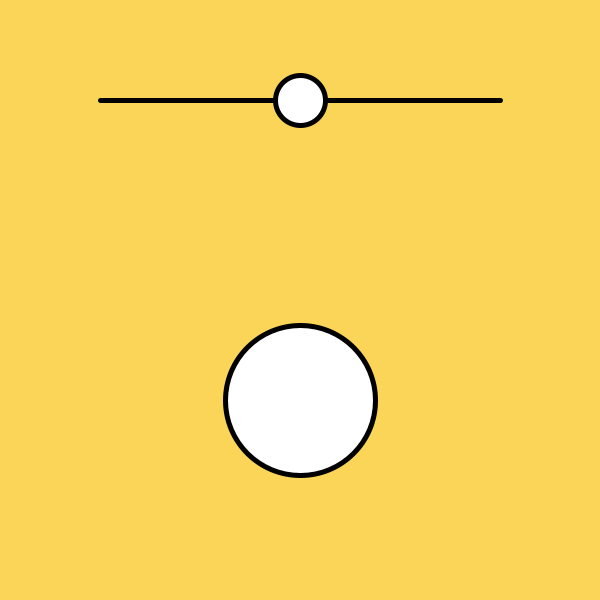
Frame 1 (no input)
Frame 60 (the mouse pressed at the canvas centre just before this capture): identical to frame 1, image omitted
Frame 120 (the mouse held since frame 60 and released just before this capture): identical to frame 1, image omitted

The Processing sketch that drew this single still picture (run headless with seeded random() and noise(); from frame 60 on, the mouse is pressed at the canvas centre):

// Processing sketch: Checkpoint_3_project_3
// ── Checkpoint_3_project_3.pde
color red = #FF0000;
color orange = #FF6600;
color yellowyorange = #FAD558;
color yellow = #FEFF00;
float selector = 255;
color white = #FFFFFF;
color black = #000000;

float sliderX = 300;

void setup() {
  size(600, 600);
  strokeWeight(5);
}

void draw() {
  background(yellowyorange);
  selector = map(sliderX, 100, 500, 0, 300);
  stroke(black);
  
  line(100, 100, 500, 100);
  circle(sliderX, 100, 50);
  circle(300, 400, selector);
}

void mouseDragged() {
sliderLocation();
}

void mouseReleased() {
sliderLocation();
}
  
void sliderLocation() {
  if (mouseX > 100 && mouseX < 500 && mouseY > 75 && mouseY < 125) {
    sliderX = mouseX;
  }                                                             
}
